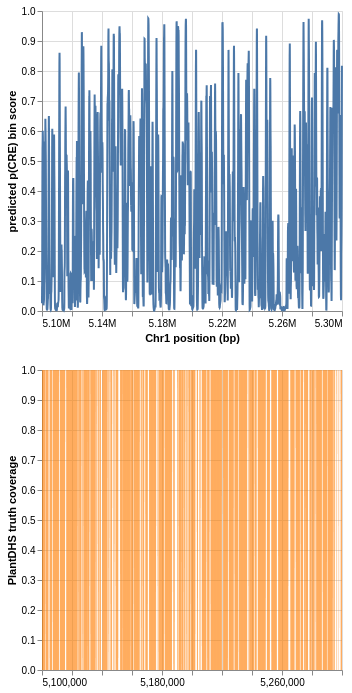

Here is the notebook cell this chart was saved with:
### Markdown cell above
## Prediction vs truth track view

Predicted per-bin CRE score (top) and PlantDHS open-chromatin coverage (bottom) across the locus,
downsampled to ~1 point per bin (~4000 points per track so the embedded vega output stays small).

### Code cell
import json

import altair as alt
import pandas as pd
import vl_convert as vlc
from IPython.display import display

alt.data_transformers.enable("default", max_rows=None)

bin_starts_genomic = (np.arange(len(bin_scores)) * bin_width + genomic_offset).tolist()

# Truth coverage per bin: fraction of each 50 bp bin covered by a PlantDHS row.
truth_covered_bases = np.zeros(len(bin_scores), dtype=int)
for start0, end0 in truth_intervals:
    b0 = max((start0 - genomic_offset) // bin_width, 0)
    b1 = min(-(-(end0 - genomic_offset) // bin_width), len(bin_scores))
    for b in range(b0, b1):
        covered = min(end0 - genomic_offset, (b + 1) * bin_width) - max(
            start0 - genomic_offset, b * bin_width
        )
        truth_covered_bases[b] += covered

pred_df = pd.DataFrame(
    {"start": bin_starts_genomic, "score": np.round(bin_scores, 4).tolist()}
)
truth_df = pd.DataFrame(
    {
        "start": bin_starts_genomic,
        "end": [s + bin_width for s in bin_starts_genomic],
        "dhs": (truth_covered_bases / bin_width).round(3).tolist(),
    }
)

prediction_track = (
    alt.Chart(pred_df)
    .mark_line(color="#4c78a8")
    .encode(
        x=alt.X("start:Q").title("Chr1 position (bp)").axis(format="s"),
        y=alt.Y("score:Q").title("predicted p(CRE) bin score").scale(zero=False),
    )
)
truth_track = (
    alt.Chart(truth_df)
    .mark_rect(color="#f58518")
    .encode(
        x=alt.X("start:Q").title(None),
        x2=alt.X2("end:Q"),
        y=alt.Y("dhs:Q").title("PlantDHS truth coverage").scale(domain=[0, 1]),
        y2=alt.value(0),
    )
)
track_chart = alt.vconcat(prediction_track, truth_track).resolve_scale(x="shared")

# Embed the figure as inline vega JSON (no external files, no binaries): the
# compiled vega spec renders in the GitHub notebook viewer and the native
# vega-lite spec rides along for newer front-ends. Downsampling to ~1 point
# per bin keeps the embedded payloads well inside the 2 MB notebook budget.
vegalite_spec = json.loads(track_chart.to_json())
vega_spec = vlc.vegalite_to_vega(vegalite_spec)
display(
    {
        # Compiled vega (object form: the canonical embedded-output shape).
        "application/vnd.vega.v6+json": vega_spec,
        # Native vega-lite as a JSON string (nbformat allows objects only
        # under +json mimes; a bare .json mime must carry a string).
        "application/vnd.vegalite.v6.json": json.dumps(vegalite_spec),
        "text/plain": (
            "PlantHelixSeek CRE predicted bin-score track (top) vs "
            "PlantDHS truth track (bottom)"
        ),
    },
    raw=True,
)

### Figure 1 — Vega specification as saved in the notebook (floating-point values rounded to 4 significant figures; data arrays with more than 128 entries replaced by an {"elided": "..."} marker saying what was removed)
{"$schema": "https://vega.github.io/schema/vega/v6.json", "background": "white", "data": [{"name": "data-4235a1937e6ef48cd6105af267146db1", "values": {"elided": "4000 records"}}, {"name": "data-5e8666ab4e9bf19bfa1c351b90f2971d", "values": {"elided": "4000 records"}}, {"name": "data_0", "source": "data-4235a1937e6ef48cd6105af267146db1", "transform": [{"as": "start", "expr": "toNumber(datum[\"start\"])", "type": "formula"}]}, {"name": "data_1", "source": "data-5e8666ab4e9bf19bfa1c351b90f2971d", "transform": [{"expr": "isValid(datum[\"start\"]) && isFinite(+datum[\"start\"]) && isValid(datum[\"dhs\"]) && isFinite(+datum[\"dhs\"])", "type": "filter"}]}], "layout": {"align": "each", "bounds": "full", "columns": 1, "padding": 20}, "marks": [{"axes": [{"aria": false, "domain": false, "grid": true, "gridScale": "concat_0_y", "labels": false, "maxExtent": 0, "minExtent": 0, "orient": "bottom", "scale": "x", "tickCount": {"signal": "ceil(width/40)"}, "ticks": false, "zindex": 0}, {"aria": false, "domain": false, "grid": true, "gridScale": "x", "labels": false, "maxExtent": 0, "minExtent": 0, "orient": "left", "scale": "concat_0_y", "tickCount": {"signal": "ceil(childHeight/40)"}, "ticks": false, "zindex": 0}, {"format": "s", "grid": false, "labelFlush": true, "labelOverlap": true, "orient": "bottom", "scale": "x", "tickCount": {"signal": "ceil(width/40)"}, "title": "Chr1 position (bp)", "zindex": 0}, {"grid": false, "labelOverlap": true, "orient": "left", "scale": "concat_0_y", "tickCount": {"signal": "ceil(childHeight/40)"}, "title": "predicted p(CRE) bin score", "zindex": 0}], "encode": {"update": {"height": {"signal": "childHeight"}, "width": {"signal": "width"}}}, "marks": [{"encode": {"update": {"defined": {"signal": "isValid(datum[\"start\"]) && isFinite(+datum[\"start\"]) && isValid(datum[\"score\"]) && isFinite(+datum[\"score\"])"}, "description": {"signal": "\"Chr1 position (bp): \" + (format(datum[\"start\"], \"s\")) + \"; predicted p(CRE) bin score: \" + (format(datum[\"score\"], \"\"))"}, "stroke": {"value": "#4c78a8"}, "x": {"field": "start", "scale": "x"}, "y": {"field": "score", "scale": "concat_0_y"}}}, "from": {"data": "data_0"}, "name": "concat_0_marks", "sort": {"field": "x"}, "style": ["line"], "type": "line"}], "name": "concat_0_group", "style": "cell", "type": "group"}, {"axes": [{"aria": false, "domain": false, "grid": true, "gridScale": "concat_1_y", "labels": false, "maxExtent": 0, "minExtent": 0, "orient": "bottom", "scale": "x", "tickCount": {"signal": "ceil(width/40)"}, "ticks": false, "zindex": 0}, {"aria": false, "domain": false, "grid": true, "gridScale": "x", "labels": false, "maxExtent": 0, "minExtent": 0, "orient": "left", "scale": "concat_1_y", "tickCount": {"signal": "ceil(childHeight/40)"}, "ticks": false, "zindex": 0}, {"grid": false, "labelFlush": true, "labelOverlap": true, "orient": "bottom", "scale": "x", "tickCount": {"signal": "ceil(width/40)"}, "zindex": 0}, {"grid": false, "labelOverlap": true, "orient": "left", "scale": "concat_1_y", "tickCount": {"signal": "ceil(childHeight/40)"}, "title": "PlantDHS truth coverage", "zindex": 0}], "encode": {"update": {"height": {"signal": "childHeight"}, "width": {"signal": "width"}}}, "marks": [{"encode": {"update": {"description": {"signal": "\"start: \" + (format(datum[\"start\"], \"\")) + \"; PlantDHS truth coverage: \" + (format(datum[\"dhs\"], \"\")) + \"; end: \" + (format(datum[\"end\"], \"\"))"}, "fill": {"value": "#f58518"}, "x": {"field": "start", "scale": "x"}, "x2": {"field": "end", "scale": "x"}, "y": {"field": "dhs", "scale": "concat_1_y"}, "y2": {"value": 0}}}, "from": {"data": "data_1"}, "name": "concat_1_marks", "style": ["rect"], "type": "rect"}], "name": "concat_1_group", "style": "cell", "type": "group"}], "padding": 5, "scales": [{"domain": {"fields": [{"data": "data_0", "field": "start"}, {"data": "data_1", "field": "start"}, {"data": "data_1", "field": "end"}]}, "name": "x", "nice": true, "range": [0, {"signal": "width"}], "type": "linear", "zero": false}, {"domain": {"data": "data_0", "field": "score"}, "name": "concat_0_y", "nice": true, "range": [{"signal": "childHeight"}, 0], "type": "linear", "zero": false}, {"domain": [0, 1], "name": "concat_1_y", "range": [{"signal": "childHeight"}, 0], "type": "linear", "zero": true}], "signals": [{"name": "childHeight", "value": 300}], "width": 300}
